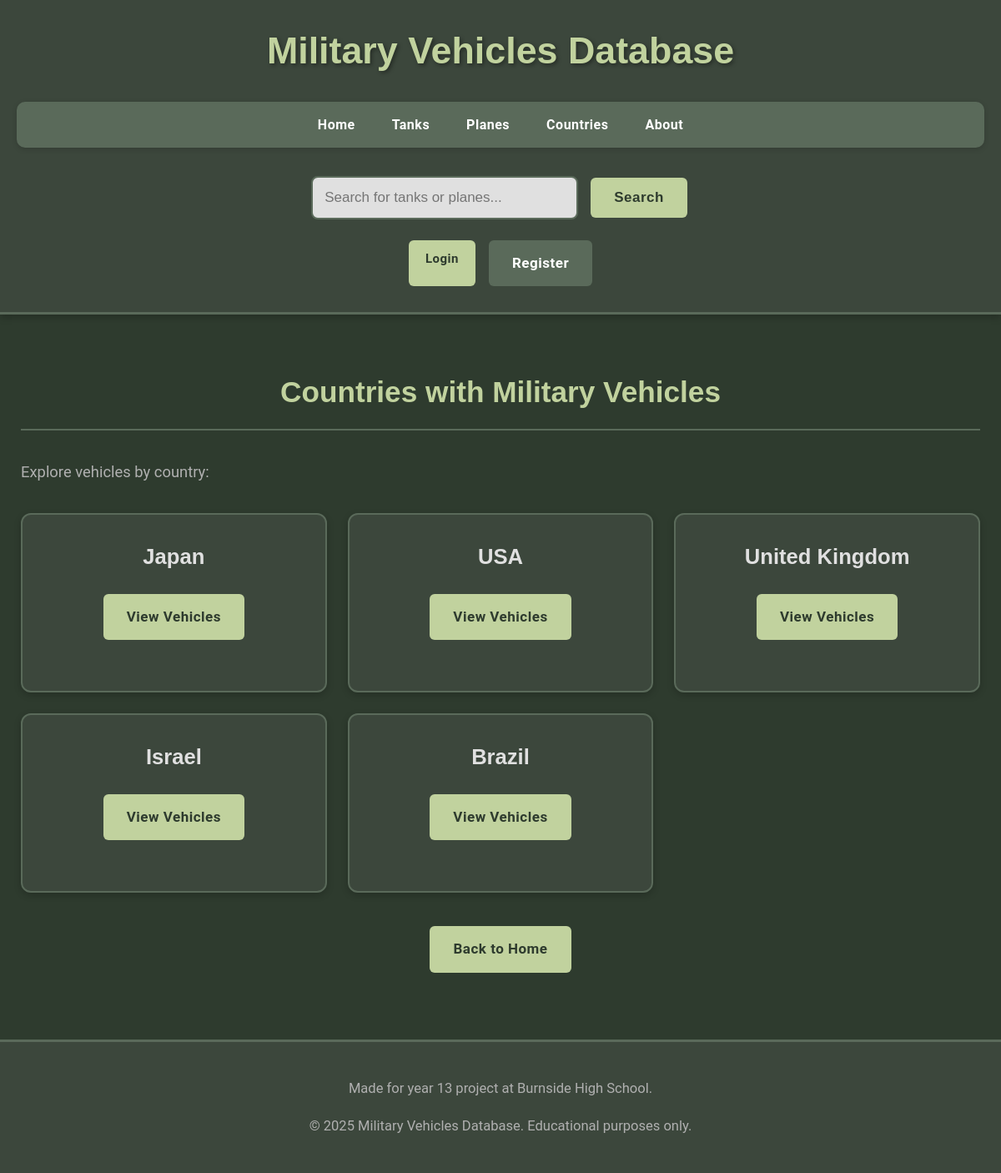
Screenshot of /countries with the database file from the repository.
### app/models.py (models this page shows, shortened)
class Country(db.Model):
    __tablename__ = 'country'
    id = db.Column(db.Integer, primary_key=True)
    name = db.Column(db.String(100), nullable=False, unique=True)

### app/routes.py (the view)
@app.route('/countries')
def countries_list():
    countries = Country.query.all()
    return render_template('countries.html', countries=countries)

### app/templates/countries.html (shortened to what this page needs)
<!DOCTYPE html>
{% extends "layout.html" %}
{% block content %}
<h2>Countries with Military Vehicles</h2>
{% if countries %}
    <p>Explore vehicles by country:</p>
    <div class="tables-grid">
        {% for country in countries %}
            <div class="table-card">
                <h3>{{ country.name }}</h3>
                <p><a href="{{ url_for('vehicles_by_country', country_id=country.id) }}" class="menu-button">View Vehicles</a></p>
            </div>
        {% endfor %}
    </div>
{% else %}
    <p>No countries found in the database yet.</p>
{% endif %}
<div class="navigation-buttons">
    <a href="{{ url_for('homepage') }}" class="menu-button">Back to Home</a>
</div>
{% endblock %}

### app/static/style.css (style rules this page uses)
* { margin: 0; padding: 0; box-sizing: border-box; }
body, html { height: 100%; font-family: 'Roboto', sans-serif; background-color: #2E3B2E; color: #E0E0E0; line-height: 1.6; }
body { display: flex; flex-direction: column; min-height: 100vh; }
h1, h2, h3, h4, h5 { color: #C1D29E; margin: 25px 0 15px 0; font-family: 'Montserrat', sans-serif; }
h2 { font-size: 2.2em; margin-bottom: 35px; text-align: center; border-bottom: 2px solid #5A6A5A; padding-bottom: 15px; }
p { color: #B0B0B0; margin: 18px 0; font-size: 1.15em; }
a { color: #8C9F7E; text-decoration: none; font-weight: bold; }
.menu-button { background-color: #C1D29E; border: none; color: #2E3B2E; padding: 14px 28px; text-align: center; text-decoration: none; display: inline-block; font-size: 17px; margin: 6px 3px; cursor: pointer; border-radius: 6px; transition: all 0.3s ease; font-weight: bold; letter-spacing: 0.5px; }
.tables-grid { display: grid; grid-template-columns: repeat(auto-fit, minmax(320px, 1fr)); gap: 25px; margin: 35px 0; }
.table-card { background-color: #3C473C; padding: 30px; border-radius: 12px; text-align: center; border: 2px solid #5A6A5A; transition: all 0.3s ease; box-shadow: 0 3px 8px rgba(0,0,0,0.2); }
.table-card h3 { color: #E0E0E0; margin-top: 0; margin-bottom: 18px; font-size: 1.6em; }
.table-card p { margin-bottom: 25px; color: #B0B0B0; }
.navigation-buttons { text-align: center; margin: 40px 0; }
.navigation-buttons .menu-button { margin: 0 12px; }

### rows the page displays
Country: name "Japan"
Country: name "USA"
Country: name "United Kingdom"
Country: name "Israel"
Country: name "Brazil"
